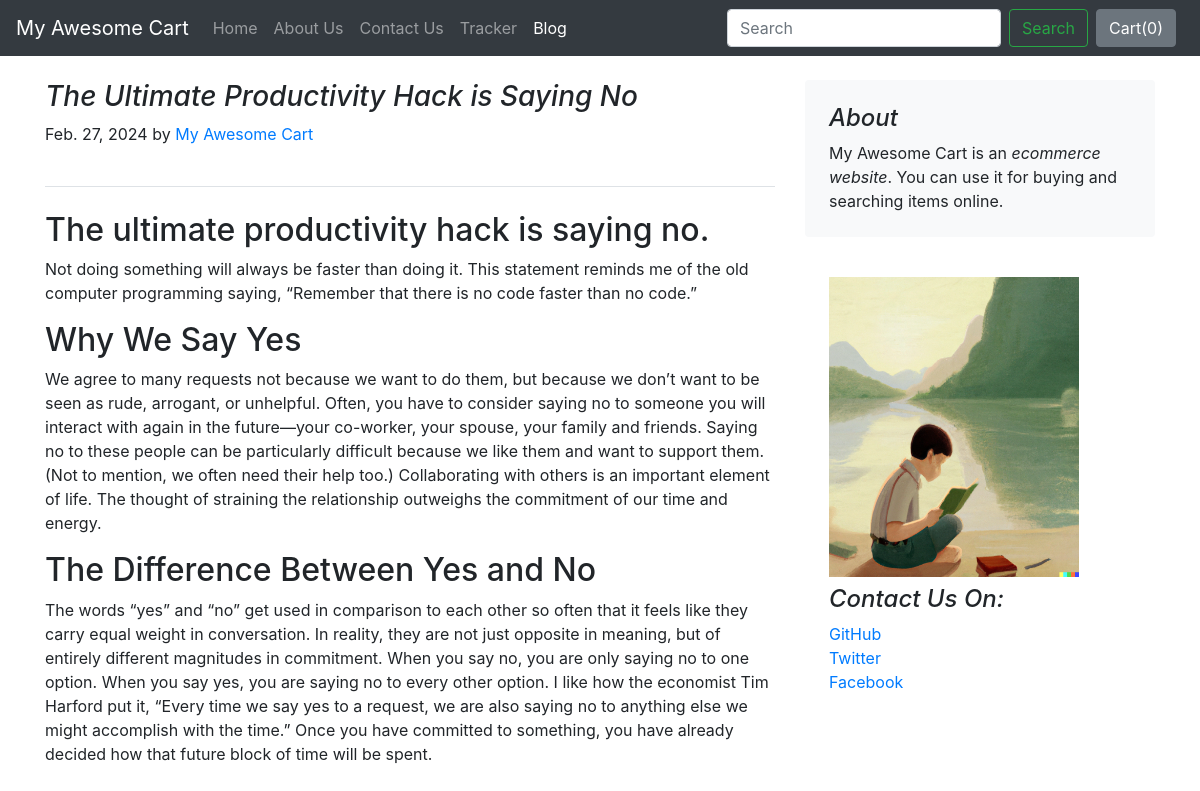
The page /blog/blogpost/6 on the database its author committed.
### blog/models.py (models this page shows, shortened)
class Blogpost(models.Model):
    post_id = models.AutoField(primary_key=True)
    title = models.CharField(max_length=500)
    head0 = models.CharField(max_length=500, default="")
    chead0 = models.CharField(max_length=5000, default="")
    head1 = models.CharField(max_length=500, default="")
    chead1 = models.CharField(max_length=5000, default="")
    head2 = models.CharField(max_length=500, default="")
    chead2 = models.CharField(max_length=5000, default="")
    pub_date = models.DateField()
    thumbnail = models.ImageField(upload_to='blog/images', default="")

### blog/views.py (the view)
# urls.py: path("blogpost/<int:pid>", views.blogpost, name="blogPost")
def blogpost(request, pid):
    post = Blogpost.objects.filter(post_id=pid)[0]
    return render(request, "blog/blogpost.html", {'post': post})

### blog/templates/blog/blogpost.html
{%extends 'blog/basic.html'%}
{%block body%}
<div class="container">
    <div class="row mt-4">
        <div class="col-md-8 blog-main">
            <div class="pb-4 mb-4 border-bottom">
                <h3 class="font-italic">{{post.title}}</h3>
                <p class="blog-post-meta">{{post.pub_date}} by <a href="#">My Awesome Cart</a></p>
            </div>
            <div class="blog-post">
                <h2 class="blog-post-title">{{post.head0}}</h2>
                <p>{{post.chead0}}</p>
                <h2>{{post.head1}}</h2>
                <p> {{post.chead1}}</p>
                <h2>{{post.head2}}</h2>
                <p>{{post.chead2}}</p>
            </div>
        </div>
        <aside class="col-md-4 blog-sidebar">
            <div class="p-4 mb-3 bg-light rounded">
                <h4 class="font-italic">About</h4>
                <p class="mb-0">My Awesome Cart is an <em>ecommerce website</em>. You can use it for buying and searching items online. </p>
            </div>
            <div class="p-4">
                <img src="/media/{{ post.thumbnail }}" class="bd-placeholder-img" width="250" height="300" alt="Thumbnail">
                <h4 class="font-italic my-2">Contact Us On: </h4>
                <ol class="list-unstyled">
                    <li><a href="#">GitHub</a></li>
                    <li><a href="#">Twitter</a></li>
                    <li><a href="#">Facebook</a></li>
                </ol>
            </div>
        </aside>
    </div>
</div>
{%endblock%}

### rows shown on the page
Blogpost: title "The Ultimate Productivity Hack is Saying No", pub_date "Feb. 27, 2024", head0 "The ultimate productivity hack is saying no.", chead0 "Not doing something will always be faster than doing it. This statement reminds me of the old computer programming saying, “Remember that there is no code faster than no code.”", head1 "Why We Say Yes", chead1 "We agree to many requests not because we want to do them, but because we don’t want to be seen as rude, arrogant, or unhelpful. Often, you have to consider saying no to someone you will interact with again in the future—your co-worker, your spouse, your family and friends. Saying no to these people can be particularly difficult because we like them and want to support them. (Not to mention, we often need their help too.) Collaborating with others is an important element of life. The thought of straining the relationship outweighs the commitment of our time and energy.", head2 "The Difference Between Yes and No", chead2 "The words “yes” and “no” get used in comparison to each other so often that it feels like they carry equal weight in conversation. In reality, they are not just opposite in meaning, but of entirely different magnitudes in commitment. When you say no, you are only saying no to one option. When you say yes, you are saying no to every other option. I like how the economist Tim Harford put it, “Every time we say yes to a request, we are also saying no to anything else we might accomplish with the time.” Once you have committed to something, you have already decided how that future block of time will be spent.", thumbnail (picture)
